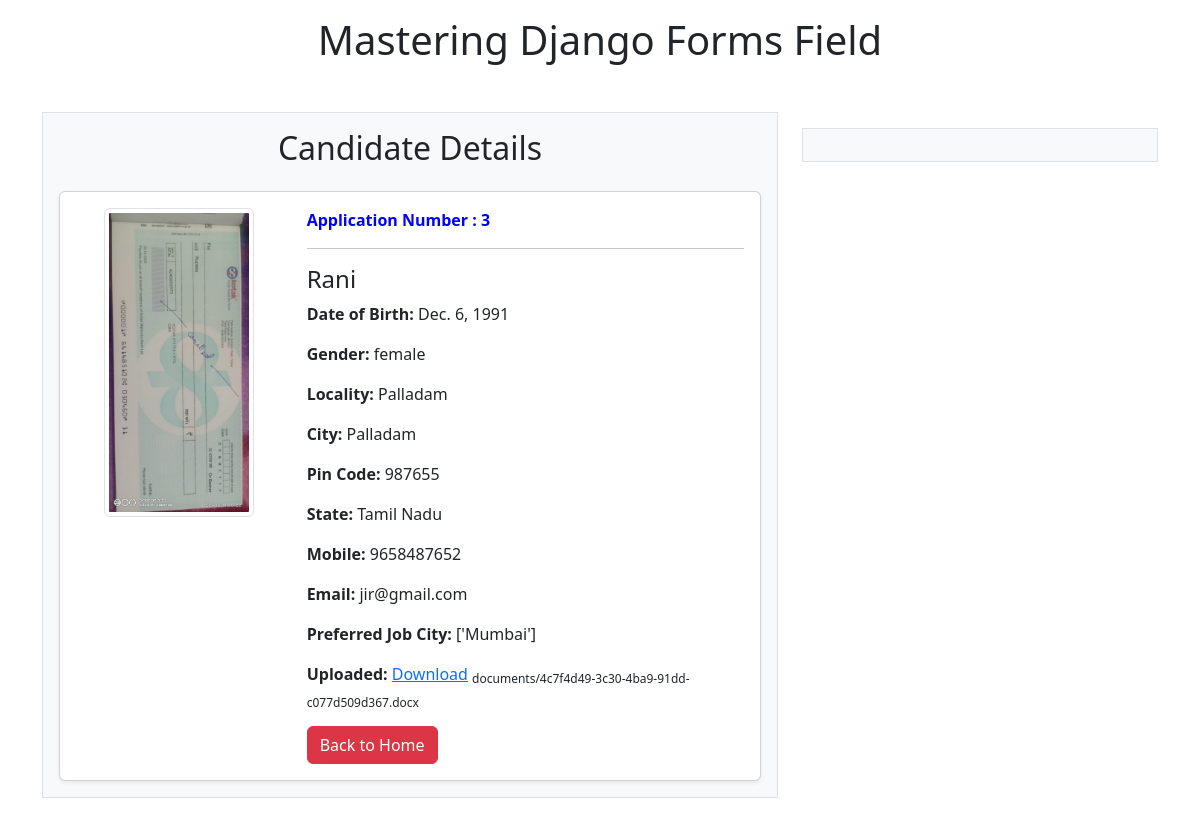
/candidate/3/, run on the app's committed database.
### students/models.py (models this page shows, shortened)
class Profile(models.Model):
    name=models.CharField(max_length=100)
    dob=models.DateField(auto_now=False,auto_now_add=False)
    gender=models.CharField(max_length=10)
    locality=models.CharField(max_length=100)
    city=models.CharField(max_length=50)
    pin=models.PositiveIntegerField(validators=[validate_pin],help_text="Enter 6 digit pin code")
    state=models.CharField(choices=state_choices,max_length=50)
    mobile=models.CharField(max_length=15,validators=[validators.RegexValidator(r'^\d{10}$')],help_text="Enter 10 digit mobile number")
    email=models.EmailField(max_length=100)
    job_city=models.CharField(max_length=50)
    profile_image=models.ImageField(upload_to='profile_images/',blank=True,null=True)
    file=models.FileField(upload_to='documents/',blank=True,null=True)

### students/views.py (the view)
# urls.py: path('candidate/<int:candidate_id>/',views.candidate_detail,name='candidate_detail'),
def candidate_detail(request, candidate_id):
    candidate = Profile.objects.get(id=candidate_id)
    return render(request, 'students/candidate.html', {'candidate': candidate})

### students/templates/students/candidate.html (shortened to what this page needs)
{% extends 'students/base.html' %}
{% load static %}
{% block leftcontent %}
<h2 class="text-center mb-4">Candidate Details</h2>
<div class="card shadow-sm">
  <div class="card-body">
    <div class="row">
      <div class="col-md-4 text-center">
        {% if candidate.profile_image %}
          <img src="{{ candidate.profile_image.url }}" class="img-thumbnail mb-3" width="150" alt="Profile Image">
        {% else %}
          <img src="{% static 'images/default_profile.png' %}" class="img-thumbnail mb-3" width="150" alt="Default Image">
        {% endif %}
      </div>
      <div class="col-md-8">
        <span style="color:blue"> <b>Application Number : {{candidate.id}} </b></span>
        <hr>
        <h4>{{ candidate.name }}</h4>
        <p><strong>Date of Birth:</strong> {{ candidate.dob }}</p>
        <p><strong>Gender:</strong> {{ candidate.gender }}</p>
        <p><strong>Locality:</strong> {{ candidate.locality }}</p>
        <p><strong>City:</strong> {{ candidate.city }}</p>
        <p><strong>Pin Code:</strong> {{ candidate.pin }}</p>
        <p><strong>State:</strong> {{ candidate.state }}</p>
        <p><strong>Mobile:</strong> {{ candidate.mobile }}</p>
        <p><strong>Email:</strong> {{ candidate.email }}</p>
        <p><strong>Preferred Job City:</strong> {{ candidate.job_city }}</p>
        <p><strong>Uploaded:</strong> <a href="{{candidate.file.url}}">Download</a> <sub>{{candidate.file.name}}</sub> </p>
        <a href="/"><button class="btn btn-danger">Back to Home</button></a>
      </div>
    </div>
  </div>
</div>
{% endblock leftcontent %}

### data on the page
Profile: profile_image (picture), id "3", name "Rani", dob "Dec. 6, 1991", gender "female", locality "Palladam", city "Palladam", pin "987655", state "Tamil Nadu", mobile "9658487652", email "jir@gmail.com", job_city "['Mumbai']", file.name "documents/4c7f4d49-3c30-4ba9-91dd-c077d509d367.docx"
